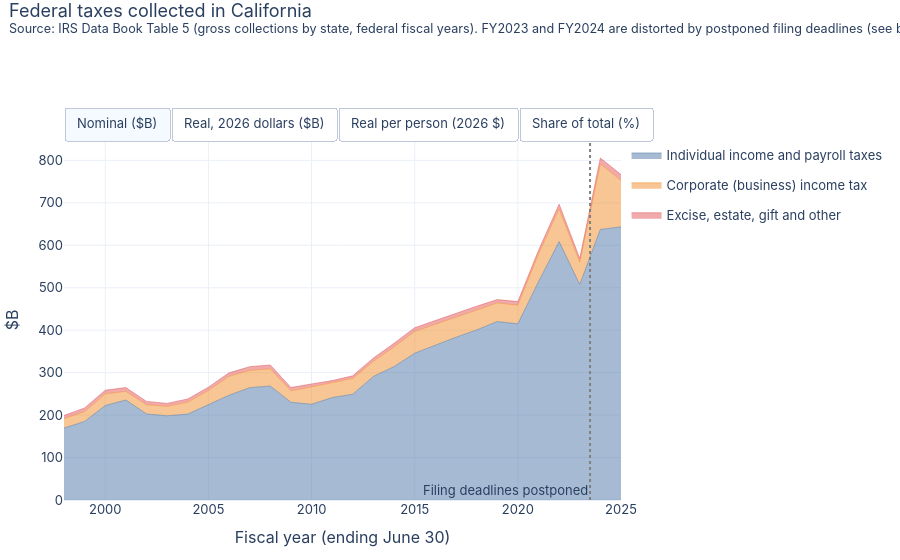

The cell this chart's notebook holds for it:
### Markdown cell above
# Federal Dollars: Out and Back In
How much federal tax is collected in California, and how much federal money comes back as benefits, pay and funds to California governments? This page shows several pieces of that picture. **It is not a complete balance of payments** and should not be read as one.

**What is here**
- **Taxes out:** federal tax collections attributed to California by the IRS (Data Book Table 5, federal fiscal years ending September 30). The IRS assigns each payment to the state where it was filed or deposited, so a multi-state employer's withholding or corporate tax can land in its home state. Includes individual income and payroll taxes, corporate income tax, excise, estate and gift taxes.
- **Money back in, to people:** government benefits paid to Californians and federal civilian and military pay (Bureau of Economic Analysis, calendar years). Programs that are federal by design are marked federal; Medicaid and unemployment insurance are shared with the state, and BEA's "other" benefits mix levels of government.
- **Money back in, to governments:** federal funds spent by the state, and federal aid received by counties, cities and school districts (from the state, SCO and Census data on the earlier pages).

**What is not here:** federal contracts and procurement (defense, NASA, research), most grants to universities and businesses, interest on federal debt, tax breaks and deductions, and anything paid to Californians that BEA does not classify as a government transfer. Those omissions mean the "back in" side is understated. Social Security and Medicare are funded by dedicated taxes and are not designed to balance state by state; California's age mix, income and industries all affect where taxes and benefits land.

**Timing:** IRS years are federal fiscal years (October to September); BEA years are calendar years. They are lined up by the year number, which overlaps about nine months. All dollar values below use the same CPI and population series as the rest of the site.

### Code cell
import pandas as pd
import plotly.graph_objects as go
import plotly.io as pio
from ca_taxes.io import PROCESSED
from ca_taxes.deflate import add_views, base_fy, LAST_ACTUAL_FY
from ca_taxes.style import stacked_area_toggle, line_toggle, base_layout, PALETTE, SOURCE_NOTE
pio.renderers.default = "plotly_mimetype"
import numpy as np
fc = pd.read_csv(PROCESSED / "federal_collections.csv")
fb = pd.read_csv(PROCESSED / "federal_benefits.csv")
gov = pd.read_csv(PROCESSED / "federal_govt_receipts.csv")
IRS = "Source: IRS Data Book Table 5 (gross collections by state, federal fiscal years)"
d = fc.melt(id_vars="fy", value_vars=["individual_employment_k", "business_income_k", "other_k"], var_name="type", value_name="amount_k")
d["type"] = d.type.map({"individual_employment_k": "Individual income and payroll taxes", "business_income_k": "Corporate (business) income tax",
                        "other_k": "Excise, estate, gift and other"})
stacked_area_toggle(add_views(d), "type", "Federal taxes collected in California",
                    IRS + ". FY2023 and FY2024 are distorted by postponed filing deadlines (see below).",
                    order=["Individual income and payroll taxes", "Corporate (business) income tax", "Excise, estate, gift and other"],
                    breaks={2023.5: "Filing deadlines postponed"}).show()
sh = (fc.set_index("fy").total_k / fc.set_index("fy").us_total_k * 100)
print("California share of US federal collections (%), selected years:", {int(k): round(v, 1) for k, v in sh.loc[[1998, 2008, 2018, 2022, 2023, 2024, 2025]].items()})

### Figure 1 — Plotly figure (JSON) as saved in the notebook; plotly's stock layout.template omitted (floating-point values rounded to 4 significant figures)
{"data": [{"hovertemplate": "%{y:,.1f}", "legendgroup": "Individual income and payroll taxes", "line": {"color": "#4e79a7", "width": 0.5}, "mode": "lines", "name": "Individual income and payroll taxes", "showlegend": true, "stackgroup": "one", "type": "scatter", "visible": true, "x": [1998, 1999, 2000, 2001, 2002, 2003, 2004, 2005, 2006, 2007, 2008, 2009, 2010, 2011, 2012, 2013, 2014, 2015, 2016, 2017, 2018, 2019, 2020, 2021, 2022, 2023, 2024, 2025], "y": [169.4, 185.2, 222.6, 235.5, 202.8, 198.3, 202.3, 224.8, 246.8, 264.7, 268.5, 230.2, 225.5, 241.3, 249.3, 291.1, 314.3, 345.8, 365.2, 383.4, 400.7, 420.4, 415.0, 514.2, 608.7, 507.7, 637.4, 643.5]}, {"hovertemplate": "%{y:,.1f}", "legendgroup": "Corporate (business) income tax", "line": {"color": "#f28e2b", "width": 0.5}, "mode": "lines", "name": "Corporate (business) income tax", "showlegend": true, "stackgroup": "one", "type": "scatter", "visible": true, "x": [1998, 1999, 2000, 2001, 2002, 2003, 2004, 2005, 2006, 2007, 2008, 2009, 2010, 2011, 2012, 2013, 2014, 2015, 2016, 2017, 2018, 2019, 2020, 2021, 2022, 2023, 2024, 2025], "y": [22.32, 22.79, 27.49, 20.35, 21.66, 22.25, 28.25, 33.28, 44.42, 40.57, 40.44, 27.1, 41.1, 35.09, 37.18, 35.64, 46.24, 51.29, 48.42, 47.27, 46.7, 43.72, 44.08, 65.07, 77.36, 52.42, 154.0, 109.4]}, {"hovertemplate": "%{y:,.1f}", "legendgroup": "Excise, estate, gift and other", "line": {"color": "#e15759", "width": 0.5}, "mode": "lines", "name": "Excise, estate, gift and other", "showlegend": true, "stackgroup": "one", "type": "scatter", "visible": true, "x": [1998, 1999, 2000, 2001, 2002, 2003, 2004, 2005, 2006, 2007, 2008, 2009, 2010, 2011, 2012, 2013, 2014, 2015, 2016, 2017, 2018, 2019, 2020, 2021, 2022, 2023, 2024, 2025], "y": [7.435, 8.825, 8.551, 8.994, 7.875, 7.036, 7.334, 7.677, 8.262, 8.728, 9.181, 7.563, 6.797, 4.839, 6.107, 7.68, 8.637, 8.73, 9.037, 9.836, 9.176, 7.904, 8.351, 8.325, 10.8, 8.818, 14.24, 13.65]}, {"hovertemplate": "%{y:,.1f}", "legendgroup": "Individual income and payroll taxes", "line": {"color": "#4e79a7", "width": 0.5}, "mode": "lines", "name": "Individual income and payroll taxes", "showlegend": false, "stackgroup": "one", "type": "scatter", "visible": false, "x": [1998, 1999, 2000, 2001, 2002, 2003, 2004, 2005, 2006, 2007, 2008, 2009, 2010, 2011, 2012, 2013, 2014, 2015, 2016, 2017, 2018, 2019, 2020, 2021, 2022, 2023, 2024, 2025], "y": [343.0, 368.7, 430.7, 440.8, 372.9, 356.9, 356.2, 384.3, 406.5, 424.9, 415.5, 351.4, 340.8, 357.6, 358.9, 412.2, 438.3, 478.8, 502.3, 517.6, 529.1, 543.9, 528.5, 640.3, 707.1, 555.2, 674.6, 663.5]}, {"hovertemplate": "%{y:,.1f}", "legendgroup": "Corporate (business) income tax", "line": {"color": "#f28e2b", "width": 0.5}, "mode": "lines", "name": "Corporate (business) income tax", "showlegend": false, "stackgroup": "one", "type": "scatter", "visible": false, "x": [1998, 1999, 2000, 2001, 2002, 2003, 2004, 2005, 2006, 2007, 2008, 2009, 2010, 2011, 2012, 2013, 2014, 2015, 2016, 2017, 2018, 2019, 2020, 2021, 2022, 2023, 2024, 2025], "y": [45.21, 45.38, 53.2, 38.09, 39.82, 40.03, 49.74, 56.88, 73.16, 65.12, 62.59, 41.36, 62.12, 52.0, 53.54, 50.47, 64.47, 71.01, 66.58, 63.83, 61.67, 56.56, 56.13, 81.01, 89.87, 57.32, 163.0, 112.9]}, {"hovertemplate": "%{y:,.1f}", "legendgroup": "Excise, estate, gift and other", "line": {"color": "#e15759", "width": 0.5}, "mode": "lines", "name": "Excise, estate, gift and other", "showlegend": false, "stackgroup": "one", "type": "scatter", "visible": false, "x": [1998, 1999, 2000, 2001, 2002, 2003, 2004, 2005, 2006, 2007, 2008, 2009, 2010, 2011, 2012, 2013, 2014, 2015, 2016, 2017, 2018, 2019, 2020, 2021, 2022, 2023, 2024, 2025], "y": [15.06, 17.57, 16.55, 16.83, 14.48, 12.66, 12.91, 13.12, 13.61, 14.01, 14.21, 11.55, 10.27, 7.172, 8.793, 10.87, 12.04, 12.09, 12.43, 13.28, 12.12, 10.23, 10.64, 10.36, 12.55, 9.642, 15.07, 14.07]}, {"hovertemplate": "%{y:,.0f}", "legendgroup": "Individual income and payroll taxes", "line": {"color": "#4e79a7", "width": 0.5}, "mode": "lines", "name": "Individual income and payroll taxes", "showlegend": false, "stackgroup": "one", "type": "scatter", "visible": false, "x": [1998, 1999, 2000, 2001, 2002, 2003, 2004, 2005, 2006, 2007, 2008, 2009, 2010, 2011, 2012, 2013, 2014, 2015, 2016, 2017, 2018, 2019, 2020, 2021, 2022, 2023, 2024, 2025], "y": [10570.0, 11200.0, 12830.0, 12880.0, 10750.0, 10180.0, 10060.0, 10760.0, 11320.0, 11760.0, 11410.0, 9553.0, 9176.0, 9543.0, 9498.0, 10820.0, 11410.0, 12360.0, 12870.0, 13190.0, 13430.0, 13790.0, 13390.0, 16270.0, 18070.0, 14180.0, 17180.0, 16860.0]}, {"hovertemplate": "%{y:,.0f}", "legendgroup": "Corporate (business) income tax", "line": {"color": "#f28e2b", "width": 0.5}, "mode": "lines", "name": "Corporate (business) income tax", "showlegend": false, "stackgroup": "one", "type": "scatter", "visible": false, "x": [1998, 1999, 2000, 2001, 2002, 2003, 2004, 2005, 2006, 2007, 2008, 2009, 2010, 2011, 2012, 2013, 2014, 2015, 2016, 2017, 2018, 2019, 2020, 2021, 2022, 2023, 2024, 2025], "y": [1393.0, 1379.0, 1585.0, 1113.0, 1148.0, 1142.0, 1404.0, 1593.0, 2036.0, 1802.0, 1718.0, 1124.0, 1673.0, 1388.0, 1417.0, 1325.0, 1678.0, 1833.0, 1706.0, 1626.0, 1566.0, 1434.0, 1422.0, 2059.0, 2296.0, 1464.0, 4150.0, 2867.0]}, {"hovertemplate": "%{y:,.0f}", "legendgroup": "Excise, estate, gift and other", "line": {"color": "#e15759", "width": 0.5}, "mode": "lines", "name": "Excise, estate, gift and other", "showlegend": false, "stackgroup": "one", "type": "scatter", "visible": false, "x": [1998, 1999, 2000, 2001, 2002, 2003, 2004, 2005, 2006, 2007, 2008, 2009, 2010, 2011, 2012, 2013, 2014, 2015, 2016, 2017, 2018, 2019, 2020, 2021, 2022, 2023, 2024, 2025], "y": [464.1, 533.9, 493.0, 491.7, 417.6, 361.1, 364.6, 367.5, 378.8, 387.7, 390.1, 313.9, 276.6, 191.4, 232.7, 285.4, 313.5, 311.9, 318.5, 338.4, 307.6, 259.3, 269.4, 263.5, 320.7, 246.3, 383.7, 357.5]}, {"hovertemplate": "%{y:.1f}", "legendgroup": "Individual income and payroll taxes", "line": {"color": "#4e79a7", "width": 0.5}, "mode": "lines", "name": "Individual income and payroll taxes", "showlegend": false, "stackgroup": "one", "type": "scatter", "visible": false, "x": [1998, 1999, 2000, 2001, 2002, 2003, 2004, 2005, 2006, 2007, 2008, 2009, 2010, 2011, 2012, 2013, 2014, 2015, 2016, 2017, 2018, 2019, 2020, 2021, 2022, 2023, 2024, 2025], "y": [85.06, 85.42, 86.06, 88.92, 87.29, 87.13, 85.04, 84.59, 82.41, 84.3, 84.4, 86.91, 82.48, 85.8, 85.2, 87.05, 85.14, 85.21, 86.41, 87.03, 87.76, 89.06, 88.78, 87.51, 87.35, 89.24, 79.12, 83.94]}, {"hovertemplate": "%{y:.1f}", "legendgroup": "Corporate (business) income tax", "line": {"color": "#f28e2b", "width": 0.5}, "mode": "lines", "name": "Corporate (business) income tax", "showlegend": false, "stackgroup": "one", "type": "scatter", "visible": false, "x": [1998, 1999, 2000, 2001, 2002, 2003, 2004, 2005, 2006, 2007, 2008, 2009, 2010, 2011, 2012, 2013, 2014, 2015, 2016, 2017, 2018, 2019, 2020, 2021, 2022, 2023, 2024, 2025], "y": [11.21, 10.51, 10.63, 7.683, 9.322, 9.774, 11.87, 12.52, 14.83, 12.92, 12.71, 10.23, 15.03, 12.48, 12.71, 10.66, 12.52, 12.64, 11.45, 10.73, 10.23, 9.262, 9.43, 11.07, 11.1, 9.214, 19.11, 14.28]}, {"hovertemplate": "%{y:.1f}", "legendgroup": "Excise, estate, gift and other", "line": {"color": "#e15759", "width": 0.5}, "mode": "lines", "name": "Excise, estate, gift and other", "showlegend": false, "stackgroup": "one", "type": "scatter", "visible": false, "x": [1998, 1999, 2000, 2001, 2002, 2003, 2004, 2005, 2006, 2007, 2008, 2009, 2010, 2011, 2012, 2013, 2014, 2015, 2016, 2017, 2018, 2019, 2020, 2021, 2022, 2023, 2024, 2025], "y": [3.734, 4.071, 3.307, 3.395, 3.39, 3.091, 3.082, 2.889, 2.758, 2.78, 2.886, 2.856, 2.486, 1.721, 2.087, 2.296, 2.339, 2.151, 2.138, 2.233, 2.01, 1.674, 1.787, 1.417, 1.55, 1.55, 1.767, 1.78]}], "layout": {"annotations": [{"showarrow": false, "text": "Filing deadlines postponed", "x": 2024.0, "xanchor": "right", "xref": "x", "y": 0, "yanchor": "bottom", "yref": "y domain"}], "font": {"family": "-apple-system, Segoe UI, sans-serif", "size": 13}, "height": 560, "hovermode": "x unified", "legend": {"orientation": "v", "x": 1.01}, "margin": {"b": 60, "l": 60, "r": 20, "t": 140}, "shapes": [{"line": {"color": "grey", "dash": "dot"}, "type": "line", "x0": 2024.0, "x1": 2024.0, "xref": "x", "y0": 0, "y1": 1, "yref": "y domain"}], "title": {"text": "Federal taxes collected in California<br><sup>Source: IRS Data Book Table 5 (gross collections by state, federal fiscal years). FY2023 and FY2024 are distorted by postponed filing deadlines (see below).</sup>", "x": 0.01, "y": 0.97, "yanchor": "top"}, "updatemenus": [{"buttons": [{"args": [{"showlegend": [true, true, true, false, false, false, false, false, false, false, false, false], "visible": [true, true, true, false, false, false, false, false, false, false, false, false]}, {"yaxis.title.text": "$B"}], "label": "Nominal ($B)", "method": "update"}, {"args": [{"showlegend": [false, false, false, true, true, true, false, false, false, false, false, false], "visible": [false, false, false, true, true, true, false, false, false, false, false, false]}, {"yaxis.title.text": "$B"}], "label": "Real, 2026 dollars ($B)", "method": "update"}, {"args": [{"showlegend": [false, false, false, false, false, false, true, true, true, false, false, false], "visible": [false, false, false, false, false, false, true, true, true, false, false, false]}, {"yaxis.title.text": "$ per person"}], "label": "Real per person (2026 $)", "method": "update"}, {"args": [{"showlegend": [false, false, false, false, false, false, false, false, false, true, true, true], "visible": [false, false, false, false, false, false, false, false, false, true, true, true]}, {"yaxis.title.text": "%"}], "label": "Share of total (%)", "method": "update"}], "direction": "right", "showactive": true, "type": "buttons", "x": 0, "xanchor": "left", "y": 1.0, "yanchor": "bottom"}], "xaxis": {"title": {"text": "Fiscal year (ending June 30)"}}, "yaxis": {"title": {"text": "$B"}}}}
